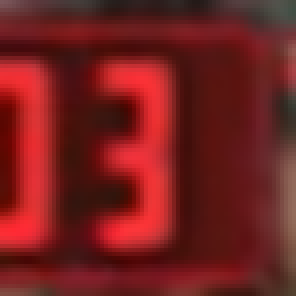
#> input picture scripts/probe/ammo-box-template.png, 74 x 74 px (shown 4 times larger)
$ python -i read-markers.py   (imports and definitions only)
#> lines starting #> are read from the running program, lines starting #| are printed output that depends on the picture
#> further down, picture is the input picture: shape (74, 74, 3); mean B, G, R 30.1, 31.2, 115.5
### scripts/unigeo/marker_detect2.py
#!/usr/bin/env python3
"""Pellet-marker detection v2 — matched annular filter.

Marker anatomy (measured, frame 315 radial profiles):
  WHITE pellet marker = bright interior (~250) + dark-grey ring outline at r~5-6 (~160)
                        + bright recovery outside (~230). Outer diameter ~13 px.
  RED core marker     = red-filled circle, same size (roundness separates it from the
                        wedge-shaped binary hit-markers inside the crosshair).
"""
import cv2
import numpy as np


def _kernels():
    """disc(r<=2), annulus(4.5..6.5), annulus(8..10) — normalized"""
    sz = 21
    c = sz // 2
    yy, xx = np.mgrid[0:sz, 0:sz]
    d = np.hypot(xx - c, yy - c)
    k_in = (d <= 2.2).astype(np.float32)
    k_ring = ((d >= 4.2) & (d <= 6.6)).astype(np.float32)
    k_out = ((d >= 8.0) & (d <= 10.0)).astype(np.float32)
    return (k_in / k_in.sum(), k_ring / k_ring.sum(), k_out / k_out.sum())


K_IN, K_RING, K_OUT = _kernels()


# [120 lines left out: functions _closed_ring, white_markers, red_markers, detect, not called in this run]


# [25 lines that do not run on import are left out]

### scripts/probe/read-markers.py
#!/usr/bin/env python3
"""SG pellet-marker counter wrapper.

Uses the UNIGEO marker-detection logic (scripts/unigeo/marker_detect2.py +
marker_track.py) and locates the aim disc via the proven ammo-box-template crosshair
track from read-pellets.ts/count-pellets.py (disc_centers_ammo), so it runs on any solo
SG recording. A HoughCircles finder (find_disc) remains as a fallback when no ammo
template is supplied.

Output:
  <out>/shots.json      per-shot landed/core counts + radial positions
  <out>/discs.json      per-frame disc centre/radius/confidence
  <out>/debug/          frames with disc + detected markers drawn
"""
import argparse
import glob
import json
import math
import os
import subprocess
import sys
import tempfile
from pathlib import Path

import cv2
import numpy as np

# Make the UNIGEO marker scripts importable (tracked in scripts/unigeo/).
UNIGEO_DIR = Path(__file__).resolve().parent.parent / "unigeo"
sys.path.insert(0, str(UNIGEO_DIR))
import marker_detect2 as M  # noqa: E402


# ---------------------------------------------------------------------------
# HoughCircles fallback disc finder (disc_centers_ammo's ammo-box template track is
# the primary path; this is used only when no ammo template is supplied)
# ---------------------------------------------------------------------------

# [35 lines left out: function _disc_score, not called in this run]


def find_disc(img_bgr, prev=None, hr=0.0):
    """Return (cx, cy, R) for the aim disc, or None.

    prev: optional (cx, cy, R) from previous frame for temporal smoothing.
    hr:   known hit-rate percent (0.0 for the solo HR=0 recordings).
    """
#> called with hr = 0
    h, w = img_bgr.shape[:2]
#> h = 74; w = 74
    gray = cv2.cvtColor(img_bgr, cv2.COLOR_BGR2GRAY)
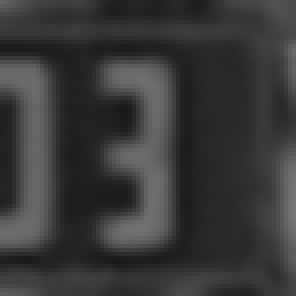
#> gray: shape (74, 74) (shown 4 times larger); min 24, max 118, mean 56.3
    gray_blur = cv2.medianBlur(gray, 5)

    # Expected radius in the native damage-area crop.
    # UNIGEO R0 = 81 px at HR=0 in the full-frame / drawn-geometry coordinate system.
    # The damage-area crop is in the same coordinate system, so R at HR is:
    #   R = 81 * (1 - hr/100)
    R_exp = 81.0 * max(0.0, 1.0 - hr / 100.0)
    r_min = max(20, int(R_exp * 0.6))
    r_max = min(min(h, w) // 2 - 5, int(R_exp * 1.4))
#> r_max = 32
    if r_min >= r_max:
        return None

    # The crosshair/disc sits on the boss, which is in the right half of the damage-area crop.
    # Prior is roughly the right-centre of the crop.
    centre_prior = (w * 0.72, h * 0.48)

    circles = cv2.HoughCircles(
        gray_blur,
        cv2.HOUGH_GRADIENT,
        dp=1,
        minDist=max(60, int(R_exp * 0.7)),
        param1=80,
        param2=18,
        minRadius=r_min,
        maxRadius=r_max,
    )

    if circles is None or circles.size == 0:
        return prev

    best = None
    best_score = -1e9
    for c in circles[0]:
        cx, cy, R = c
        # Stay away from the very edges of the damage crop and from the left-background area.
        if cx < w * 0.45 or cx > w - R or cy < h * 0.2 or cy > h * 0.85:
            continue
        score = _disc_score(gray, cx, cy, R)
        if score is None or score < -1e8:
            continue
        # Favour expected radius and centre proximity.
        score -= 0.5 * abs(R - R_exp) / R_exp
        score -= 0.3 * math.hypot(cx - centre_prior[0], cy - centre_prior[1]) / max(w, h)
        if prev is not None:
            score -= 0.4 * math.hypot(cx - prev[0], cy - prev[1]) / max(w, h)
            score -= 0.2 * abs(R - prev[2]) / max(prev[2], 1)
        if score > best_score:
            best_score = score
            best = (float(cx), float(cy), float(R))

    return best


# [315 lines left out: functions match_ammo_in_roi, disc_centers_ammo, extract_frames, disc_centers, interp_centres, run and 2 more, not called in this run]


# [2 lines not run here, left out]

>>> import cv2
>>> picture = cv2.imread('ammo-box-template.png')
>>> result = find_disc(picture)
